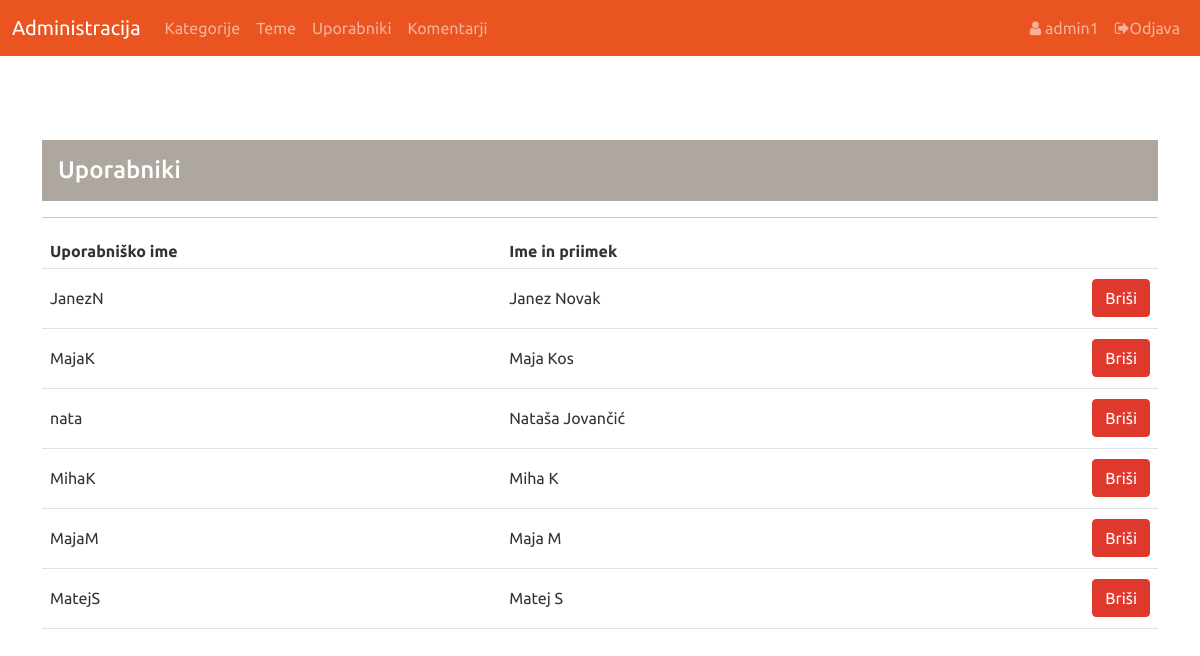
Page /admin/pages/uporabnik.php (signed in) on the committed database.
### tables this page shows
CREATE TABLE `racun` (
  `racun_Id` int(11) NOT NULL,
  `upIme` varchar(255) DEFAULT NULL,
  `geslo` varchar(255) DEFAULT NULL,
  `uporabnik_Id` int(11) DEFAULT NULL
);

CREATE TABLE `uporabnik` (
  `uporabnik_Id` int(11) NOT NULL,
  `ime` varchar(255) DEFAULT NULL,
  `priimek` varchar(255) DEFAULT NULL
);

### admin/pages/uporabnik.php (the view, shortened to what this page needs)
<?php
	$upIme = $_SESSION['upIme'];
?>
<html lang="sl">
<head>
	<link rel="stylesheet" type="text/css" href="../../css/bootstrap2.min.css">
    <link rel="stylesheet" href="https://maxcdn.bootstrapcdn.com/font-awesome/4.5.0/css/font-awesome.min.css">
</head>
<body>
	<header>
		<nav class="navbar navbar-expand-lg navbar-dark bg-primary">
		  <div class="container-fluid">
			<a class="navbar-brand" href="home.php">Administracija</a>
			<div class="collapse navbar-collapse" id="navbarColor01">
				<ul class="navbar-nav me-auto">
					<li class="nav-item">
					  <a class="nav-link" href="kategorija.php">Kategorije</a>
					</li>
					<li class="nav-item">
					  <a class="nav-link" href="tema.php">Teme</a>
					</li>
					<li class="nav-item">
					  <a class="nav-link" href="uporabnik.php">Uporabniki</a>
					</li>
					<li class="nav-item">
					  <a class="nav-link" href="komentar.php">Komentarji</a>
					</li>
				</ul>
				<ul class="navbar-nav ms-md-auto">
					<li class="nav-item">
						<a class="nav-link"><i class="fa fa-user"></i> <?php echo $upIme;?></a>
					</li>
					<li class="nav-item">
						<a class="nav-link" href="../../functions/odjava.php"><i class="fa fa-sign-out"></i>Odjava</a>
					</li>
				</ul>
			</div>
		  </div>
		</nav>
	</header>
	<main>
		<div class="container" style="margin:7% auto;">
			<h4 class="p-3 mb-2 bg-secondary text-white">Uporabniki</h4>
			<hr>
			<div class="panel panel-success">
				<table class="table">
					<tr>
						<th>Uporabniško ime</th>
						<th>Ime in priimek</th>
						<th></th>
					</tr>
					<?php
						include "../../functions/db.php";
						$sql = "SELECT * from uporabnik as tu join racun as ta on tu.uporabnik_Id=ta.uporabnik_Id";
						$run = mysqli_query($mysqli, $sql);
						while($row=mysqli_fetch_array($run, MYSQLI_ASSOC))
						{
							extract($row);
							echo "<tr>";
							echo "<td>".$upIme."</td>";
							echo "<td>".$ime.' '.$priimek."</td>";
							echo '<td><button class="btn btn-danger pull-right" onclick="brisiUporabnika('.$uporabnik_Id.')">Briši</button>';
							echo "</tr>";
						}
					?>
				</table>
			</div>
		</div>
	</main>
</body>
</html>

### admin/pages/uporabnik.php (style rules this page uses)
td { height: 60px; vertical-align: middle; }

### rows in the picture
racun: upIme "JanezN", uporabnik_Id.ime "Janez", uporabnik_Id.priimek "Novak"
racun: upIme "MajaK", uporabnik_Id.ime "Maja", uporabnik_Id.priimek "Kos"
racun: upIme "nata", uporabnik_Id.ime "Nataša", uporabnik_Id.priimek "Jovančić"
racun: upIme "MihaK", uporabnik_Id.ime "Miha", uporabnik_Id.priimek "K"
racun: upIme "MajaM", uporabnik_Id.ime "Maja", uporabnik_Id.priimek "M"
racun: upIme "MatejS", uporabnik_Id.ime "Matej", uporabnik_Id.priimek "S"

### other values in the picture
$upIme "admin1"
